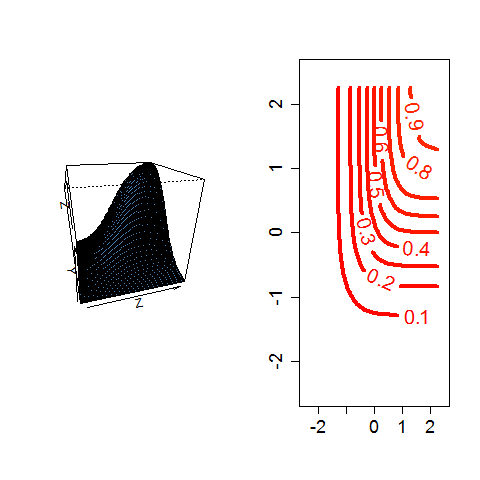

Write the R code that produced this figure.
# make sure the package is installed
#install.packages("fMultivar")
require(fMultivar)

# defines how the plots will appear 
layout(matrix(c(1,2), 1, 2))
# vector of random variable
x = (-45:45)/20
# produces X with columns x and y
X = grid2d(x)
# bivariate normal distribution for x and y
z = pnorm2d(X$x, X$y, rho = 0.7)
# produces matrix Z with three columns (x,y,z)
# z is the pdf of y and x
Z = list(x = x, y = x, z = matrix(z, ncol = length(x)))
# 3D scatterplot of bivariate normal pdf
persp(Z, theta = -15, phi = 25, col = "steelblue")
# contour plot of Z
contour(Z, xlim = c(-2.5,2.5), ylim = c(-2.5,2.5), lwd = 4, col = heat.colors(80), nlevels = 10, cex.axis=1.5, labcex=1.7)
